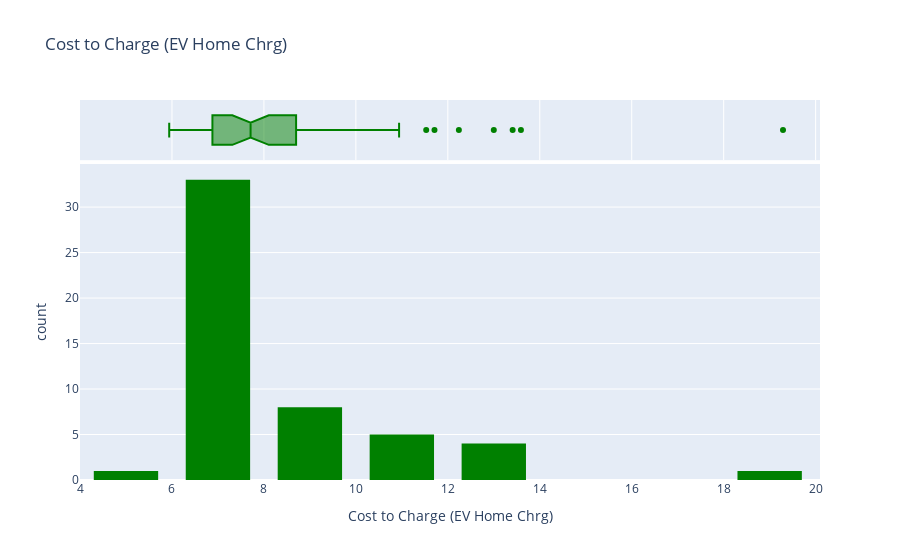

Write notebook code for a chart like this one.
### Code cell
# ploting the top makes using histogram
fig = px.histogram(cost_per100,
                   x='Cost to Charge (EV Home Chrg)',
                    marginal='box',
                   color_discrete_sequence=['Green'],
                   title='Cost to Charge (EV Home Chrg)')

fig.update_layout(bargap=0.3)
fig.show()

### Figure 1 — Plotly figure (JSON) as saved in the notebook; plotly's stock layout.template omitted (floating-point values rounded to 4 significant figures)
{"data": [{"alignmentgroup": "True", "bingroup": "x", "hovertemplate": "Cost to Charge (EV Home Chrg)=%{x}<br>count=%{y}<extra></extra>", "legendgroup": "", "marker": {"color": "Green", "pattern": {"shape": ""}}, "name": "", "offsetgroup": "", "orientation": "v", "showlegend": false, "type": "histogram", "x": [7.94, 13.59, 7.71, 6.59, 13.41, 7.41, 13, 7.88, 7.88, 6.94, 7.82, 19.29, 6.12, 8.35, 8.35, 7.88, 8.18, 7, 6.88, 9.77, 6.88, 10.94, 10.42, 8, 7.29, 6.77, 6.65, 6.71, 6.53, 10.94, 9.12, 7.82, 11.71, 6.94, 7, 7, 6.41, 6.82, 7.24, 12.24, 7.77, 7.71, 6.77, 7.06, 5.94, 11.53, 7.24, 6, 7.41, 9, 6.71, 8.4], "xaxis": "x", "yaxis": "y"}, {"alignmentgroup": "True", "hovertemplate": "Cost to Charge (EV Home Chrg)=%{x}<extra></extra>", "legendgroup": "", "marker": {"color": "Green"}, "name": "", "notched": true, "offsetgroup": "", "showlegend": false, "type": "box", "x": [7.94, 13.59, 7.71, 6.59, 13.41, 7.41, 13, 7.88, 7.88, 6.94, 7.82, 19.29, 6.12, 8.35, 8.35, 7.88, 8.18, 7, 6.88, 9.77, 6.88, 10.94, 10.42, 8, 7.29, 6.77, 6.65, 6.71, 6.53, 10.94, 9.12, 7.82, 11.71, 6.94, 7, 7, 6.41, 6.82, 7.24, 12.24, 7.77, 7.71, 6.77, 7.06, 5.94, 11.53, 7.24, 6, 7.41, 9, 6.71, 8.4], "xaxis": "x2", "yaxis": "y2"}], "layout": {"bargap": 0.3, "barmode": "relative", "legend": {"tracegroupgap": 0}, "title": {"text": "Cost to Charge (EV Home Chrg)"}, "xaxis": {"anchor": "y", "domain": [0, 1], "title": {"text": "Cost to Charge (EV Home Chrg)"}}, "xaxis2": {"anchor": "y2", "domain": [0, 1], "matches": "x", "showgrid": true, "showticklabels": false}, "yaxis": {"anchor": "x", "domain": [0, 0.8316], "title": {"text": "count"}}, "yaxis2": {"anchor": "x2", "domain": [0.8416, 1], "matches": "y2", "showgrid": false, "showline": false, "showticklabels": false, "ticks": ""}}}
